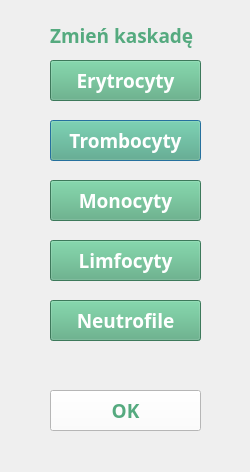
<?xml version="1.0" encoding="UTF-8"?>
<ui version="4.0">
 <class>Dialog</class>
 <widget class="QDialog" name="Dialog">
  <property name="geometry">
   <rect>
    <x>0</x>
    <y>0</y>
    <width>250</width>
    <height>472</height>
   </rect>
  </property>
  <property name="minimumSize">
   <size>
    <width>250</width>
    <height>472</height>
   </size>
  </property>
  <property name="maximumSize">
   <size>
    <width>250</width>
    <height>472</height>
   </size>
  </property>
  <property name="font">
   <font>
    <family>Century Gothic</family>
   </font>
  </property>
  <property name="windowTitle">
   <string>Dialog</string>
  </property>
  <widget class="QPushButton" name="button_change_thrombocytes">
   <property name="geometry">
    <rect>
     <x>50</x>
     <y>120</y>
     <width>151</width>
     <height>41</height>
    </rect>
   </property>
   <property name="font">
    <font>
     <family>Century Gothic</family>
     <pointsize>14</pointsize>
     <weight>75</weight>
     <bold>true</bold>
    </font>
   </property>
   <property name="styleSheet">
    <string notr="true">color: rgb(255, 255, 255);
background: rgb(85, 170, 127)
</string>
   </property>
   <property name="text">
    <string>Trombocyty</string>
   </property>
  </widget>
  <widget class="QLabel" name="label_change_cascade">
   <property name="geometry">
    <rect>
     <x>50</x>
     <y>20</y>
     <width>161</width>
     <height>31</height>
    </rect>
   </property>
   <property name="minimumSize">
    <size>
     <width>0</width>
     <height>0</height>
    </size>
   </property>
   <property name="font">
    <font>
     <family>Century Gothic</family>
     <pointsize>14</pointsize>
     <weight>75</weight>
     <bold>true</bold>
    </font>
   </property>
   <property name="styleSheet">
    <string notr="true">color: rgb(85, 170, 127);</string>
   </property>
   <property name="text">
    <string>Zmień kaskadę</string>
   </property>
  </widget>
  <widget class="QPushButton" name="button_change_neutrophils">
   <property name="geometry">
    <rect>
     <x>50</x>
     <y>300</y>
     <width>151</width>
     <height>41</height>
    </rect>
   </property>
   <property name="font">
    <font>
     <family>Century Gothic</family>
     <pointsize>14</pointsize>
     <weight>75</weight>
     <bold>true</bold>
    </font>
   </property>
   <property name="styleSheet">
    <string notr="true">color: rgb(255, 255, 255);
background: rgb(85, 170, 127)
</string>
   </property>
   <property name="text">
    <string>Neutrofile</string>
   </property>
  </widget>
  <widget class="QPushButton" name="button_change_erythrocytes">
   <property name="geometry">
    <rect>
     <x>50</x>
     <y>60</y>
     <width>151</width>
     <height>41</height>
    </rect>
   </property>
   <property name="font">
    <font>
     <family>Century Gothic</family>
     <pointsize>14</pointsize>
     <weight>75</weight>
     <bold>true</bold>
    </font>
   </property>
   <property name="styleSheet">
    <string notr="true">color: rgb(255, 255, 255);
background: rgb(85, 170, 127)

</string>
   </property>
   <property name="text">
    <string>Erytrocyty</string>
   </property>
  </widget>
  <widget class="QPushButton" name="button_change_lymphocytes">
   <property name="geometry">
    <rect>
     <x>50</x>
     <y>240</y>
     <width>151</width>
     <height>41</height>
    </rect>
   </property>
   <property name="font">
    <font>
     <family>Century Gothic</family>
     <pointsize>14</pointsize>
     <weight>75</weight>
     <bold>true</bold>
    </font>
   </property>
   <property name="styleSheet">
    <string notr="true">color: rgb(255, 255, 255);
background: rgb(85, 170, 127)
</string>
   </property>
   <property name="text">
    <string>Limfocyty</string>
   </property>
  </widget>
  <widget class="QPushButton" name="button_change_monocytes">
   <property name="geometry">
    <rect>
     <x>50</x>
     <y>180</y>
     <width>151</width>
     <height>41</height>
    </rect>
   </property>
   <property name="font">
    <font>
     <family>Century Gothic</family>
     <pointsize>14</pointsize>
     <weight>75</weight>
     <bold>true</bold>
    </font>
   </property>
   <property name="styleSheet">
    <string notr="true">color: rgb(255, 255, 255);
background: rgb(85, 170, 127)
</string>
   </property>
   <property name="text">
    <string>Monocyty</string>
   </property>
  </widget>
  <widget class="QPushButton" name="button_ok">
   <property name="geometry">
    <rect>
     <x>50</x>
     <y>390</y>
     <width>151</width>
     <height>41</height>
    </rect>
   </property>
   <property name="font">
    <font>
     <family>Century Gothic</family>
     <pointsize>14</pointsize>
     <weight>75</weight>
     <bold>true</bold>
    </font>
   </property>
   <property name="styleSheet">
    <string notr="true">color: rgb(85, 170, 127);
background: rgb(255, 255, 255)
</string>
   </property>
   <property name="text">
    <string>OK</string>
   </property>
  </widget>
 </widget>
 <resources/>
 <connections/>
</ui>
